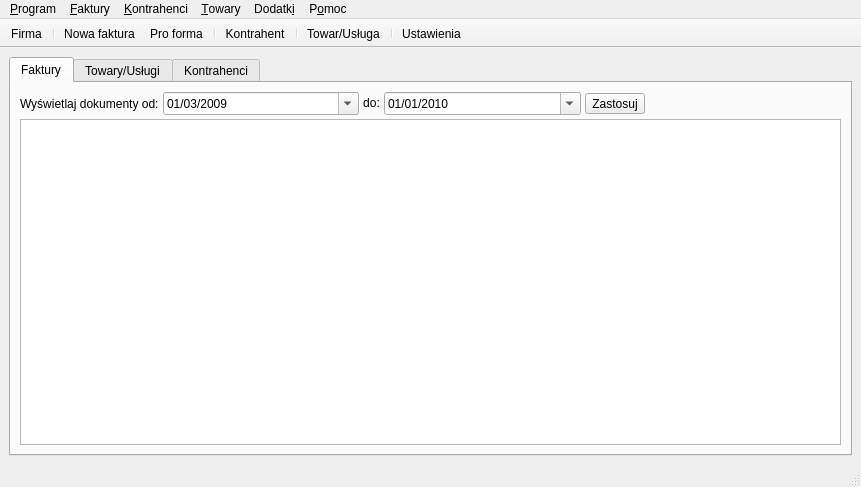
<?xml version="1.0" encoding="UTF-8"?>
<ui version="4.0">
 <author>moux</author>
 <class>MainWindow</class>
 <widget class="QMainWindow" name="MainWindow">
  <property name="geometry">
   <rect>
    <x>0</x>
    <y>0</y>
    <width>861</width>
    <height>487</height>
   </rect>
  </property>
  <property name="windowTitle">
   <string>QFaktury</string>
  </property>
  <property name="windowIcon">
   <iconset resource="../../res/qfaktury.qrc">
    <normaloff>:/res/icons/qfaktury_48.png</normaloff>:/res/icons/qfaktury_48.png</iconset>
  </property>
  <widget class="QWidget" name="widget">
   <layout class="QGridLayout" name="gridLayout_2">
    <item row="0" column="0">
     <widget class="QTabWidget" name="tabWidgetMain">
      <property name="tabPosition">
       <enum>QTabWidget::North</enum>
      </property>
      <property name="tabShape">
       <enum>QTabWidget::Rounded</enum>
      </property>
      <property name="currentIndex">
       <number>0</number>
      </property>
      <widget class="QWidget" name="tabInvoices">
       <attribute name="title">
        <string>Faktury</string>
       </attribute>
       <layout class="QGridLayout" name="gridLayout">
        <item row="0" column="0">
         <layout class="QHBoxLayout" name="horizontalLayout">
          <item>
           <widget class="QLabel" name="labelDisplayFrom">
            <property name="text">
             <string>Wyświetlaj dokumenty od:</string>
            </property>
            <property name="wordWrap">
             <bool>false</bool>
            </property>
           </widget>
          </item>
          <item>
           <widget class="QDateEdit" name="dateEditFilterStart">
            <property name="sizePolicy">
             <sizepolicy hsizetype="MinimumExpanding" vsizetype="Fixed">
              <horstretch>0</horstretch>
              <verstretch>0</verstretch>
             </sizepolicy>
            </property>
            <property name="focusPolicy">
             <enum>Qt::TabFocus</enum>
            </property>
            <property name="correctionMode">
             <enum>QAbstractSpinBox::CorrectToNearestValue</enum>
            </property>
            <property name="displayFormat">
             <string>dd/MM/yyyy</string>
            </property>
            <property name="calendarPopup">
             <bool>true</bool>
            </property>
            <property name="date">
             <date>
              <year>2009</year>
              <month>3</month>
              <day>1</day>
             </date>
            </property>
           </widget>
          </item>
          <item>
           <widget class="QLabel" name="labelDisplayTo">
            <property name="sizePolicy">
             <sizepolicy hsizetype="Maximum" vsizetype="Maximum">
              <horstretch>40</horstretch>
              <verstretch>0</verstretch>
             </sizepolicy>
            </property>
            <property name="layoutDirection">
             <enum>Qt::LeftToRight</enum>
            </property>
            <property name="text">
             <string>do:</string>
            </property>
            <property name="alignment">
             <set>Qt::AlignCenter</set>
            </property>
            <property name="wordWrap">
             <bool>false</bool>
            </property>
           </widget>
          </item>
          <item>
           <widget class="QDateEdit" name="dateEditFilterEnd">
            <property name="sizePolicy">
             <sizepolicy hsizetype="MinimumExpanding" vsizetype="Fixed">
              <horstretch>0</horstretch>
              <verstretch>0</verstretch>
             </sizepolicy>
            </property>
            <property name="focusPolicy">
             <enum>Qt::TabFocus</enum>
            </property>
            <property name="wrapping">
             <bool>true</bool>
            </property>
            <property name="frame">
             <bool>true</bool>
            </property>
            <property name="displayFormat">
             <string>dd/MM/yyyy</string>
            </property>
            <property name="calendarPopup">
             <bool>true</bool>
            </property>
            <property name="date">
             <date>
              <year>2010</year>
              <month>1</month>
              <day>1</day>
             </date>
            </property>
           </widget>
          </item>
          <item>
           <widget class="QToolButton" name="toolButtonApply">
            <property name="text">
             <string>Zastosuj</string>
            </property>
           </widget>
          </item>
          <item>
           <spacer name="horizontalSpacer">
            <property name="orientation">
             <enum>Qt::Horizontal</enum>
            </property>
            <property name="sizeType">
             <enum>QSizePolicy::MinimumExpanding</enum>
            </property>
            <property name="sizeHint" stdset="0">
             <size>
              <width>180</width>
              <height>0</height>
             </size>
            </property>
           </spacer>
          </item>
         </layout>
        </item>
        <item row="1" column="0">
         <widget class="QTableView" name="tableViewInvoices">
          <property name="contextMenuPolicy">
           <enum>Qt::CustomContextMenu</enum>
          </property>
          <property name="editTriggers">
           <set>QAbstractItemView::NoEditTriggers</set>
          </property>
          <property name="selectionMode">
           <enum>QAbstractItemView::SingleSelection</enum>
          </property>
          <property name="selectionBehavior">
           <enum>QAbstractItemView::SelectRows</enum>
          </property>
          <property name="sortingEnabled">
           <bool>false</bool>
          </property>
          <property name="cornerButtonEnabled">
           <bool>true</bool>
          </property>
          <attribute name="verticalHeaderCascadingSectionResizes">
           <bool>true</bool>
          </attribute>
         </widget>
        </item>
       </layout>
      </widget>
      <widget class="QWidget" name="tabGoods">
       <attribute name="title">
        <string>Towary/Usługi</string>
       </attribute>
       <layout class="QGridLayout">
        <item row="0" column="0">
         <widget class="QTableView" name="tableViewCommodities">
          <property name="contextMenuPolicy">
           <enum>Qt::CustomContextMenu</enum>
          </property>
          <property name="editTriggers">
           <set>QAbstractItemView::NoEditTriggers</set>
          </property>
          <property name="selectionMode">
           <enum>QAbstractItemView::SingleSelection</enum>
          </property>
          <property name="selectionBehavior">
           <enum>QAbstractItemView::SelectRows</enum>
          </property>
          <attribute name="verticalHeaderCascadingSectionResizes">
           <bool>true</bool>
          </attribute>
         </widget>
        </item>
       </layout>
      </widget>
      <widget class="QWidget" name="tabCounterparties">
       <attribute name="title">
        <string>Kontrahenci</string>
       </attribute>
       <layout class="QGridLayout">
        <item row="0" column="0">
         <widget class="QTableView" name="tableViewCounterparties">
          <property name="contextMenuPolicy">
           <enum>Qt::CustomContextMenu</enum>
          </property>
          <property name="editTriggers">
           <set>QAbstractItemView::NoEditTriggers</set>
          </property>
          <property name="selectionMode">
           <enum>QAbstractItemView::SingleSelection</enum>
          </property>
          <property name="selectionBehavior">
           <enum>QAbstractItemView::SelectRows</enum>
          </property>
          <attribute name="verticalHeaderCascadingSectionResizes">
           <bool>true</bool>
          </attribute>
         </widget>
        </item>
       </layout>
      </widget>
     </widget>
    </item>
   </layout>
  </widget>
  <widget class="QMenuBar" name="MenuBarEditor">
   <property name="geometry">
    <rect>
     <x>0</x>
     <y>0</y>
     <width>861</width>
     <height>23</height>
    </rect>
   </property>
   <widget class="QMenu" name="menuProgram">
    <property name="title">
     <string>&amp;Program</string>
    </property>
    <addaction name="actionProgram_CompanyInfo"/>
    <addaction name="actionProgram_Settings"/>
    <addaction name="separator"/>
    <addaction name="actionProgram_ExportToEDI"/>
    <addaction name="actionProgram_ExportToPDF"/>
    <addaction name="actionExportToXML"/>
    <addaction name="actionProgram_ImportEDI"/>
    <addaction name="actionProgram_ImportXML"/>
    <addaction name="actionProgram_Exit"/>
   </widget>
   <widget class="QMenu" name="menuInvoices">
    <property name="title">
     <string>&amp;Faktury</string>
    </property>
    <addaction name="actionInvoices_InvoiceNew"/>
    <addaction name="actionInvoices_InvoiceGross"/>
    <addaction name="actionInvoices_Bill"/>
    <addaction name="separator"/>
    <addaction name="actionInvoices_InvoiceProForma"/>
    <addaction name="actionInvoices_InvoiceCorrective"/>
    <addaction name="actionInvoices_InvoiceDuplicate"/>
    <addaction name="separator"/>
    <addaction name="actionInvoices_Remove"/>
    <addaction name="actionInvoices_Edit"/>
   </widget>
   <widget class="QMenu" name="menuCounterparties">
    <property name="title">
     <string>&amp;Kontrahenci</string>
    </property>
    <addaction name="actionCounterparties_Add"/>
    <addaction name="actionCounterparties_Remove"/>
    <addaction name="actionCounterparties_Edit"/>
   </widget>
   <widget class="QMenu" name="menuCommodities">
    <property name="title">
     <string>&amp;Towary</string>
    </property>
    <addaction name="actionCommodities_Add"/>
    <addaction name="actionCommodities_Remove"/>
    <addaction name="actionCommodities_Edit"/>
   </widget>
   <widget class="QMenu" name="menuHelp">
    <property name="title">
     <string>P&amp;omoc</string>
    </property>
    <addaction name="actionHelp_Help"/>
    <addaction name="actionHelp_BugReport"/>
    <addaction name="separator"/>
    <addaction name="actionHelp_AboutQt"/>
    <addaction name="actionHelp_About"/>
   </widget>
   <widget class="QMenu" name="menuPlugins">
    <property name="title">
     <string>Dodatk&amp;i</string>
    </property>
   </widget>
   <addaction name="menuProgram"/>
   <addaction name="menuInvoices"/>
   <addaction name="menuCounterparties"/>
   <addaction name="menuCommodities"/>
   <addaction name="menuPlugins"/>
   <addaction name="menuHelp"/>
   <addaction name="separator"/>
  </widget>
  <widget class="QToolBar" name="toolBar">
   <property name="windowTitle">
    <string>toolBar</string>
   </property>
   <property name="movable">
    <bool>false</bool>
   </property>
   <property name="toolButtonStyle">
    <enum>Qt::ToolButtonTextBesideIcon</enum>
   </property>
   <property name="floatable">
    <bool>false</bool>
   </property>
   <attribute name="toolBarArea">
    <enum>TopToolBarArea</enum>
   </attribute>
   <attribute name="toolBarBreak">
    <bool>false</bool>
   </attribute>
   <addaction name="actionProgram_CompanyInfo"/>
   <addaction name="separator"/>
   <addaction name="actionInvoices_InvoiceNew"/>
   <addaction name="actionInvoices_InvoiceProForma"/>
   <addaction name="separator"/>
   <addaction name="actionCounterparties_Add"/>
   <addaction name="separator"/>
   <addaction name="actionCommodities_Add"/>
   <addaction name="separator"/>
   <addaction name="actionProgram_Settings"/>
  </widget>
  <widget class="QStatusBar" name="statusBar"/>
  <action name="actionInvoices_Remove">
   <property name="icon">
    <iconset resource="../../res/qfaktury.qrc">
     <normaloff>:/res/icons/usun_fakture.png</normaloff>:/res/icons/usun_fakture.png</iconset>
   </property>
   <property name="text">
    <string>Usuń</string>
   </property>
   <property name="iconText">
    <string>Usuń</string>
   </property>
   <property name="shortcut">
    <string>U</string>
   </property>
   <property name="name" stdset="0">
    <string>fakturyUsunAction</string>
   </property>
  </action>
  <action name="actionInvoices_InvoiceNew">
   <property name="icon">
    <iconset resource="../../res/qfaktury.qrc">
     <normaloff>:/res/icons/nowa_faktura.png</normaloff>:/res/icons/nowa_faktura.png</iconset>
   </property>
   <property name="text">
    <string>Faktura VAT</string>
   </property>
   <property name="iconText">
    <string>Nowa faktura</string>
   </property>
   <property name="shortcut">
    <string>F</string>
   </property>
   <property name="name" stdset="0">
    <string>fakturyDodajAction</string>
   </property>
  </action>
  <action name="actionCounterparties_Add">
   <property name="icon">
    <iconset resource="../../res/qfaktury.qrc">
     <normaloff>:/res/icons/dodaj_kontrahentow.png</normaloff>:/res/icons/dodaj_kontrahentow.png</iconset>
   </property>
   <property name="text">
    <string>Dodaj</string>
   </property>
   <property name="iconText">
    <string>Kontrahent</string>
   </property>
   <property name="shortcut">
    <string>Ctrl+K</string>
   </property>
   <property name="name" stdset="0">
    <string>kontrahenciDodajAction</string>
   </property>
  </action>
  <action name="actionCounterparties_Remove">
   <property name="icon">
    <iconset resource="../../res/qfaktury.qrc">
     <normaloff>:/res/icons/usun_kontrahentow.png</normaloff>:/res/icons/usun_kontrahentow.png</iconset>
   </property>
   <property name="text">
    <string>Usuń</string>
   </property>
   <property name="iconText">
    <string>Usuń</string>
   </property>
   <property name="shortcut">
    <string>Ctrl+D</string>
   </property>
   <property name="name" stdset="0">
    <string>kontrahenciUsunAction</string>
   </property>
  </action>
  <action name="actionCounterparties_Edit">
   <property name="icon">
    <iconset resource="../../res/qfaktury.qrc">
     <normaloff>:/res/icons/edytuj_kontrahentow.png</normaloff>:/res/icons/edytuj_kontrahentow.png</iconset>
   </property>
   <property name="text">
    <string>Edycja</string>
   </property>
   <property name="iconText">
    <string>Edycja</string>
   </property>
   <property name="shortcut">
    <string>Ctrl+E</string>
   </property>
   <property name="name" stdset="0">
    <string>kontrahenciEdycjaAction</string>
   </property>
  </action>
  <action name="actionProgram_Exit">
   <property name="icon">
    <iconset resource="../../res/qfaktury.qrc">
     <normaloff>:/res/icons/koniec.png</normaloff>:/res/icons/koniec.png</iconset>
   </property>
   <property name="text">
    <string>Koniec</string>
   </property>
   <property name="iconText">
    <string>Koniec</string>
   </property>
   <property name="shortcut">
    <string>Q</string>
   </property>
   <property name="name" stdset="0">
    <string>plikKoniecAction</string>
   </property>
  </action>
  <action name="actionInvoices_Edit">
   <property name="icon">
    <iconset resource="../../res/qfaktury.qrc">
     <normaloff>:/res/icons/edytuj_fakture.png</normaloff>:/res/icons/edytuj_fakture.png</iconset>
   </property>
   <property name="text">
    <string>Edytuj</string>
   </property>
   <property name="iconText">
    <string>Edytuj</string>
   </property>
   <property name="shortcut">
    <string>E</string>
   </property>
   <property name="name" stdset="0">
    <string>fakturyEdAction</string>
   </property>
  </action>
  <action name="actionProgram_CompanyInfo">
   <property name="icon">
    <iconset resource="../../res/qfaktury.qrc">
     <normaloff>:/res/icons/dane_firmy.png</normaloff>:/res/icons/dane_firmy.png</iconset>
   </property>
   <property name="text">
    <string>Dane firmy</string>
   </property>
   <property name="iconText">
    <string>Firma</string>
   </property>
   <property name="shortcut">
    <string>Ctrl+I</string>
   </property>
   <property name="iconVisibleInMenu">
    <bool>true</bool>
   </property>
   <property name="name" stdset="0">
    <string>plikDane_firmyAction</string>
   </property>
  </action>
  <action name="actionHelp_About">
   <property name="text">
    <string>O programie...</string>
   </property>
   <property name="iconText">
    <string>O programie...</string>
   </property>
   <property name="toolTip">
    <string>O programie...</string>
   </property>
   <property name="name" stdset="0">
    <string>pomocO_programieAction</string>
   </property>
  </action>
  <action name="actionProgram_Settings">
   <property name="icon">
    <iconset resource="../../res/qfaktury.qrc">
     <normaloff>:/res/icons/ustawienia.png</normaloff>:/res/icons/ustawienia.png</iconset>
   </property>
   <property name="text">
    <string>Ustawienia</string>
   </property>
   <property name="iconText">
    <string>Ustawienia</string>
   </property>
   <property name="shortcut">
    <string>Ctrl+Shift+U</string>
   </property>
   <property name="name" stdset="0">
    <string>plikUstawieniaAction</string>
   </property>
  </action>
  <action name="actionHelp_Help">
   <property name="text">
    <string>Strona programu</string>
   </property>
   <property name="iconText">
    <string>Strona programu</string>
   </property>
   <property name="shortcut">
    <string>F1</string>
   </property>
   <property name="name" stdset="0">
    <string>pomocPomocAction</string>
   </property>
  </action>
  <action name="actionCommodities_Edit">
   <property name="icon">
    <iconset resource="../../res/qfaktury.qrc">
     <normaloff>:/res/icons/edytuj_towar.png</normaloff>:/res/icons/edytuj_towar.png</iconset>
   </property>
   <property name="text">
    <string>Edycja</string>
   </property>
   <property name="iconText">
    <string>Edycja</string>
   </property>
   <property name="shortcut">
    <string>Ctrl+M</string>
   </property>
   <property name="name" stdset="0">
    <string>towaryEdycjaAction</string>
   </property>
  </action>
  <action name="actionCommodities_Remove">
   <property name="icon">
    <iconset resource="../../res/qfaktury.qrc">
     <normaloff>:/res/icons/usun_towar.png</normaloff>:/res/icons/usun_towar.png</iconset>
   </property>
   <property name="text">
    <string>Usuń</string>
   </property>
   <property name="iconText">
    <string>Usuń</string>
   </property>
   <property name="shortcut">
    <string>Ctrl+U</string>
   </property>
   <property name="name" stdset="0">
    <string>towaryUsunAction</string>
   </property>
  </action>
  <action name="actionCommodities_Add">
   <property name="icon">
    <iconset resource="../../res/qfaktury.qrc">
     <normaloff>:/res/icons/dodaj_towar.png</normaloff>:/res/icons/dodaj_towar.png</iconset>
   </property>
   <property name="text">
    <string>Dodaj</string>
   </property>
   <property name="iconText">
    <string>Towar/Usługa</string>
   </property>
   <property name="shortcut">
    <string>Ctrl+T</string>
   </property>
   <property name="name" stdset="0">
    <string>towaryDodajAction</string>
   </property>
  </action>
  <action name="actionProgram_ExportToEDI">
   <property name="text">
    <string>Eksport do EDI</string>
   </property>
   <property name="iconText">
    <string>Eksport do EDI</string>
   </property>
   <property name="visible">
    <bool>false</bool>
   </property>
   <property name="name" stdset="0">
    <string>plikExportEDIAction</string>
   </property>
  </action>
  <action name="actionProgram_ExportToPDF">
   <property name="text">
    <string>Export do PDF</string>
   </property>
   <property name="iconText">
    <string>Export do PDF</string>
   </property>
   <property name="visible">
    <bool>false</bool>
   </property>
   <property name="name" stdset="0">
    <string>plikExport_pdfAction</string>
   </property>
  </action>
  <action name="actionExportToXML">
   <property name="text">
    <string>Export do XML</string>
   </property>
   <property name="iconText">
    <string>Export do XML</string>
   </property>
   <property name="visible">
    <bool>false</bool>
   </property>
   <property name="name" stdset="0">
    <string>plikExport_XMLAction</string>
   </property>
  </action>
  <action name="actionProgram_ImportEDI">
   <property name="text">
    <string>Import EDI</string>
   </property>
   <property name="iconText">
    <string>Import EDI</string>
   </property>
   <property name="visible">
    <bool>false</bool>
   </property>
   <property name="name" stdset="0">
    <string>plikImport_EDIAction</string>
   </property>
  </action>
  <action name="actionProgram_ImportXML">
   <property name="text">
    <string>Import XML</string>
   </property>
   <property name="iconText">
    <string>Import XML</string>
   </property>
   <property name="visible">
    <bool>false</bool>
   </property>
   <property name="name" stdset="0">
    <string>plikImport_XMLAction</string>
   </property>
  </action>
  <action name="actionInvoices_InvoiceCorrective">
   <property name="icon">
    <iconset resource="../../res/qfaktury.qrc">
     <normaloff>:/res/icons/nowa_korekta.png</normaloff>:/res/icons/nowa_korekta.png</iconset>
   </property>
   <property name="text">
    <string>Faktura korygująca</string>
   </property>
   <property name="iconText">
    <string>Nowa korekta</string>
   </property>
   <property name="shortcut">
    <string>K</string>
   </property>
   <property name="name" stdset="0">
    <string>fakturyKorektaAction</string>
   </property>
  </action>
  <action name="actionInvoices_InvoiceProForma">
   <property name="icon">
    <iconset resource="../../res/qfaktury.qrc">
     <normaloff>:/res/icons/nowa_proforma.png</normaloff>:/res/icons/nowa_proforma.png</iconset>
   </property>
   <property name="text">
    <string>Faktura Pro Forma</string>
   </property>
   <property name="iconText">
    <string>Pro forma</string>
   </property>
   <property name="shortcut">
    <string>P</string>
   </property>
   <property name="name" stdset="0">
    <string>fakturyPFormaAction</string>
   </property>
  </action>
  <action name="actionHelp_BugReport">
   <property name="text">
    <string>Zgłoś błąd</string>
   </property>
  </action>
  <action name="actionInvoices_InvoiceDuplicate">
   <property name="icon">
    <iconset resource="../../res/qfaktury.qrc">
     <normaloff>:/res/icons/nowa_duplikat.png</normaloff>:/res/icons/nowa_duplikat.png</iconset>
   </property>
   <property name="text">
    <string>Duplikat faktury</string>
   </property>
   <property name="shortcut">
    <string>D</string>
   </property>
  </action>
  <action name="actionInvoices_InvoiceGross">
   <property name="icon">
    <iconset resource="../../res/qfaktury.qrc">
     <normaloff>:/res/icons/nowa_brutto.png</normaloff>:/res/icons/nowa_brutto.png</iconset>
   </property>
   <property name="text">
    <string>Faktura Brutto</string>
   </property>
   <property name="shortcut">
    <string>B</string>
   </property>
  </action>
  <action name="actionInvoices_Bill">
   <property name="icon">
    <iconset resource="../../res/qfaktury.qrc">
     <normaloff>:/res/icons/nowa_rachunek.png</normaloff>:/res/icons/nowa_rachunek.png</iconset>
   </property>
   <property name="text">
    <string>Rachunek</string>
   </property>
   <property name="shortcut">
    <string>R</string>
   </property>
  </action>
  <action name="actionHelp_AboutQt">
   <property name="text">
    <string>O Qt...</string>
   </property>
   <property name="iconText">
    <string>O Qt...</string>
   </property>
   <property name="toolTip">
    <string>O Qt...</string>
   </property>
  </action>
 </widget>
 <layoutdefault spacing="4" margin="9"/>
 <tabstops>
  <tabstop>tabWidgetMain</tabstop>
  <tabstop>toolButtonApply</tabstop>
  <tabstop>tableViewInvoices</tabstop>
  <tabstop>dateEditFilterStart</tabstop>
  <tabstop>dateEditFilterEnd</tabstop>
  <tabstop>tableViewCounterparties</tabstop>
  <tabstop>tableViewCommodities</tabstop>
 </tabstops>
 <resources>
  <include location="../../res/qfaktury.qrc"/>
  <include location="../../res/qfaktury.qrc"/>
 </resources>
 <connections/>
</ui>
